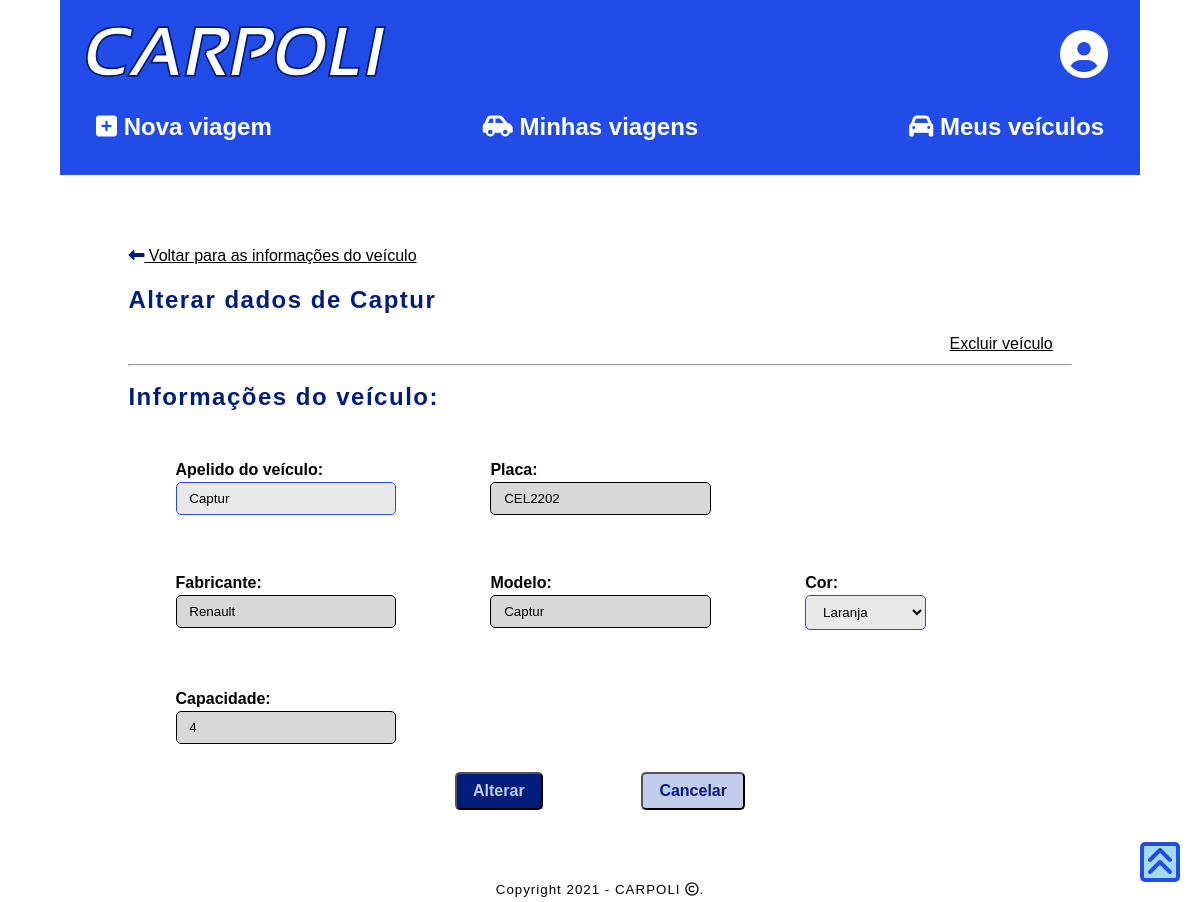
Page /veiculos/alterar/8 (signed in) on the committed database.
### caronas/models.py (models this page shows, shortened)
class Veiculo(models.Model):
    id_condutor = models.ForeignKey(Condutor, on_delete=models.CASCADE)
    fabricante_veic = models.CharField(max_length=50)
    modelo_veic = models.CharField(max_length=50)
    placa_veic = models.CharField(max_length=7)
    cor_veic = models.CharField(max_length=50)
    capacidade_veic = models.IntegerField()
    apelido_veic = models.CharField(max_length=50, null=True, blank=True)

### accounts/views.py (the view)
# urls.py: path('veiculos/alterar/<int:veic_id>', views.veic_update, name='veic_update'),
@login_required
def veic_update(request, veic_id):
    if request.user.profile.is_condutor==False:
        return HttpResponseRedirect(reverse('sem_acesso'))
    try:
        del request.session['update_veic']
    except KeyError:
        pass
    veic=get_object_or_404(Veiculo, id_condutor=Condutor.objects.get(id_user=Profile.objects.get(user=request.user)), id=veic_id)
    cores=['Amarelo','Azul','Bege','Branca','Cinza','Dourada','Grena','Laranja','Marrom','Prata','Preta','Rosa','Roxa','Verde','Vermelha','Fantasia']
    if request.method == 'POST':
        apelido_veic=request.POST['apelido_veic']
        cor_veic=request.POST['cor_sel']
        request.session['update_veic'] = [apelido_veic,cor_veic]
        return HttpResponseRedirect(reverse('veic_update_confirma',args=(veic_id, )))
    context = {'veic': veic,'cores':cores}
    return render(request, 'accounts/veic_update.html', context)

### accounts/templates/accounts/veic_update.html (shortened to what this page needs)
{% extends 'base_condutor.html' %}
{% block content %}
<div class="div_main">
    <a href="{% url 'veic_detail' veic.id %}">
        <i class="fas fa-long-arrow-alt-left"></i>
        Voltar para as informações do veículo
    </a>
    <p><h2>Alterar dados de {{veic.apelido_veic}}</h2></p>
    <div class="div_container_rev">
        <div class="div_subcont_mini">
            <a href="{% url 'veic_delete' veic.id%}">
                Excluir veículo
            </a>
        </div>
    </div>
    <hr>
    <h2>Informações do veículo:</h2>
    <form action="{% url 'veic_update' veic.id %}" method="post">
        <div class="div_container">
            <div class="div_subcont">
                <b> Apelido do veículo: </b>
                <br>
                <input type="text" value="{{veic.apelido_veic}}" name="apelido_veic" maxlength=50/>
            </div>
            <div class="div_subcont">
                <b> Placa: </b>
                <br>
                <input type="text" value="{{veic.placa_veic}}" disabled/>
            </div>
            <div class="div_subcont">
                <b> Fabricante: </b>
                <br>
                <input type="text" value="{{veic.fabricante_veic}}" disabled/>
            </div>
            <div class="div_subcont">
                <b> Modelo: </b>
                <br>
                <input type="text" value="{{veic.modelo_veic}}" disabled/>
            </div>
            <div class="div_subcont">
                <b> Cor: </b>
                <br>
                <select name="cor_sel">
                    {% for cor in cores %}
                        {%if cor == veic.cor_veic%}
                            <option value="{{cor}}" selected>{{cor}}</option>
                        {%else%}
                            <option value="{{cor}}">{{cor}}</option>
                        {%endif%}
                    {% endfor %}
                </select>
            </div>
            <div class="div_subcont">
                <b> Capacidade: </b>
                <br>
                <input type="text" value="{{veic.capacidade_veic}}" disabled/>
            </div>
        </div>
        <center>
        <button type="submit">Alterar</button>
        <a  href="{% url 'veic_detail' veic.id %}"><button type="button" id="btn_secundario">Cancelar</button></a>
        </center>
    </form>
</div>
{% endblock content %}

### static/style.css (style rules this page uses)
:root { --primary-color: #000000; --secondary-color: #001d7c; --terciary-color: #A2DCEE; --primary-background: #ffffff; --secondary-background: #214CE7; --terciary-background: #C2CCED; font-size: 16px; line-height: 1.5em; }
* { font-family:'Trebuchet MS', 'Lucida Sans Unicode', 'Lucida Grande', 'Lucida Sans', Arial, sans-serif; color: var(--primary-color); box-sizing: border-box; }
.div_main { padding: 5%; }
.div_container_rev { max-width: 100%; display: flex; flex-direction: row; flex-wrap: wrap; justify-content: flex-end; }
.div_container { max-width: 100%; display: flex; flex-direction: row; flex-wrap: wrap; }
.div_subcont { min-width:min-content; padding-left: 2%; padding-right: 2%; justify-content: center; margin: 3%; }
.div_subcont_mini { min-width:min-content; padding-left: 2%; padding-right: 2%; justify-content: center; }
html { background-color: var(--primary-background); height: 100%; scroll-behavior: smooth; }
body { background-color: var(--primary-background); display: flex; flex-direction: column; padding: 0; margin:0; border:0; }
h1, h2, h3 { color: var(--secondary-color); letter-spacing: 1.5px; text-align: left; }
input, textarea, select { display: block; width: 100%; max-width: 500px; border: 1px solid var(--secondary-background); border-radius: 5px; background-color: rgba(200, 200, 200, .4); margin-right: 1rem; padding: 0.5rem 0.8rem; }
input[disabled], select[disabled] { display: block; width: 100%; max-width: 500px; border: 1px solid black; border-radius: 5px; background-color: rgba(200, 200, 200, .7); margin-right: 1rem; padding: 0.5rem 0.8rem; color:black; }
button { background-color: var(--secondary-color); color: var(--terciary-background); border-radius: 5px; font-size: medium; font-weight: bold; padding: 0.5rem 1rem; }
#btn_secundario { background-color: var(--terciary-background); color: var(--secondary-color); margin-left: 10%; }
.fas { color: var(--secondary-color); }

### rows in the picture
Veiculo: apelido_veic "Captur", placa_veic "CEL2202", fabricante_veic "Renault", modelo_veic "Captur", cor_sel "Laranja", capacidade_veic "4"
